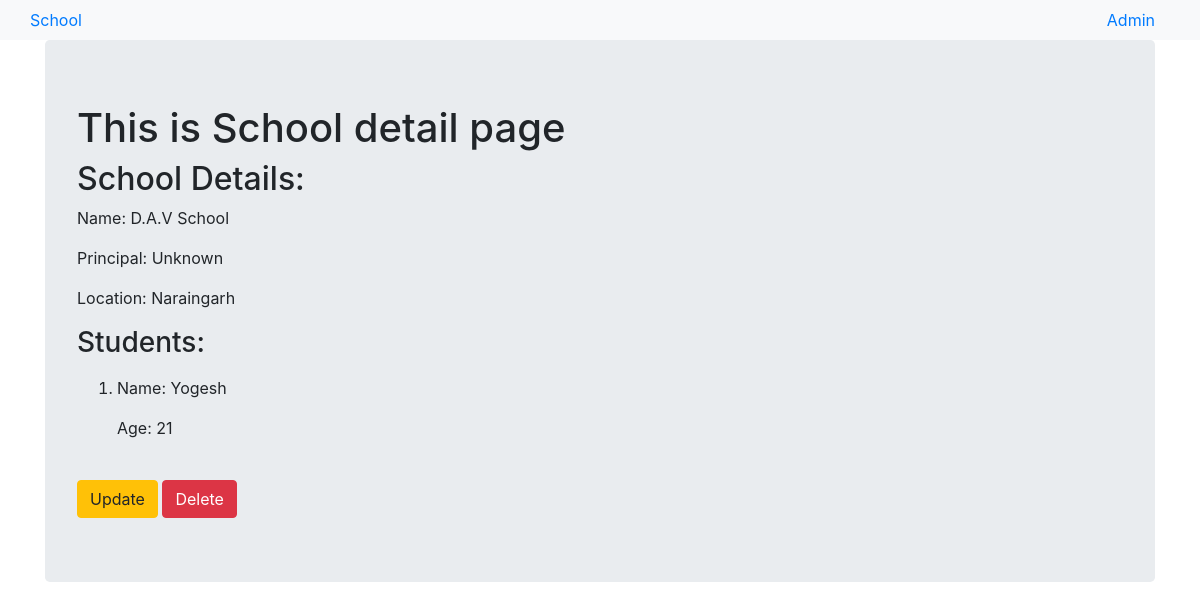
The page /app_one/2/ on the database its author committed.
### app_one/models.py (models this page shows, shortened)
class School(models.Model):
    name = models.CharField(max_length=256)
    principal = models.CharField(max_length=256)
    location = models.CharField(max_length=256)

class Student(models.Model):
    name = models.CharField(max_length=256)
    age = models.PositiveIntegerField()
    school = models.ForeignKey(School,related_name='students',on_delete=models.CASCADE)

### app_one/views.py (the view)
# urls.py: path('<int:pk>/',views.SchoolDetailView.as_view(),name='detail'),
class SchoolDetailView(DetailView):
    model = models.School
    template_name = 'app_one/school_detail.html'
    context_object_name = 'school_detail'

### app_one/templates/app_one/school_detail.html
{% extends 'app_one/app_one_base.html' %}
{% block body_block %}
<div class="jumbotron">
<h1>This is School detail page</h1>
    <h2>School Details: </h2>
    <p>Name: {{ school_detail.name }}</p>
    <p>Principal: {{ school_detail.principal }}</p>
    <p>Location: {{ school_detail.location }}</p>
    <h3>Students: </h3>
     <ol>
    {% for student in school_detail.students.all %}
        <p><li>Name: {{ student.name }}</li></p>
    <p>Age: {{ student.age }}</p>
    {% endfor %}
     </ol>
<br>
    <a class="btn btn-warning" href="{% url 'app_one:update' pk=school_detail.pk %}">Update</a>
    <a class="btn btn-danger" href="{% url 'app_one:delete' pk=school_detail.pk %}">Delete</a>
</div>
{% endblock %}

### rows shown on the page
School: name "D.A.V School", principal "Unknown", location "Naraingarh"
Student: name "Yogesh", age "21"
